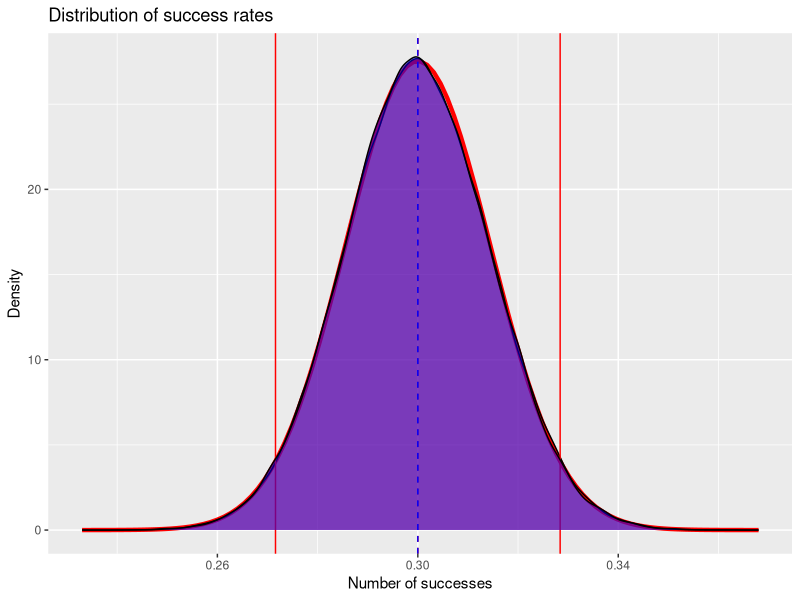
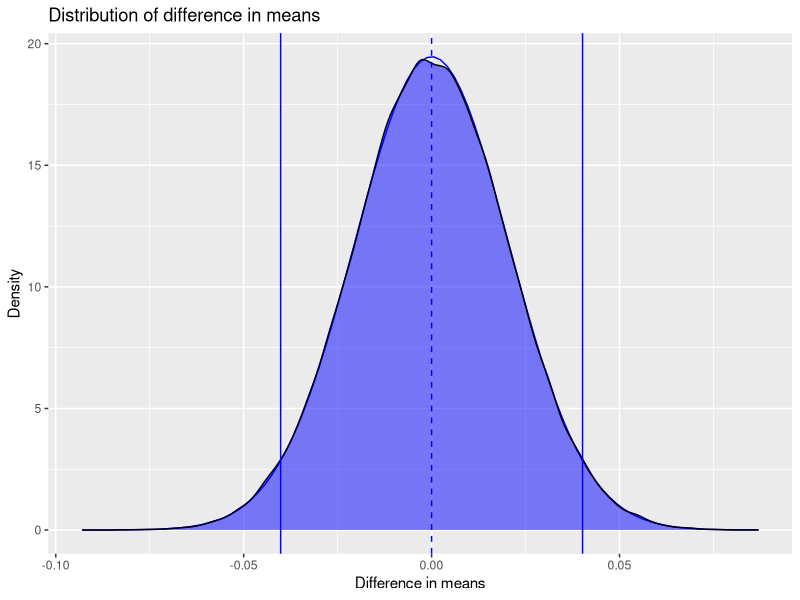
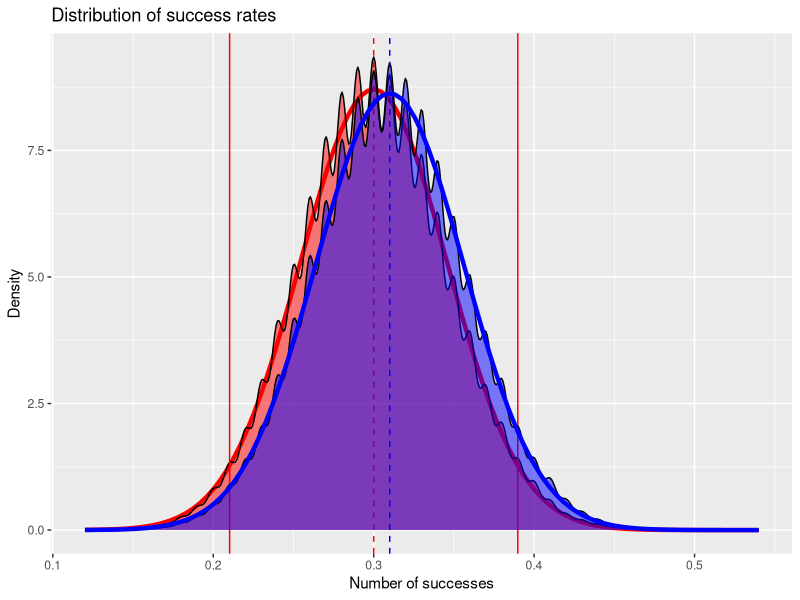
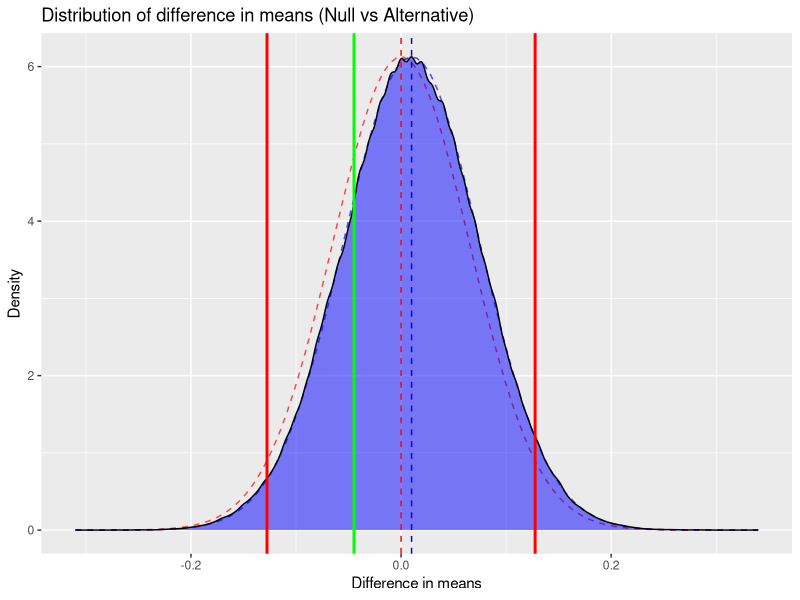
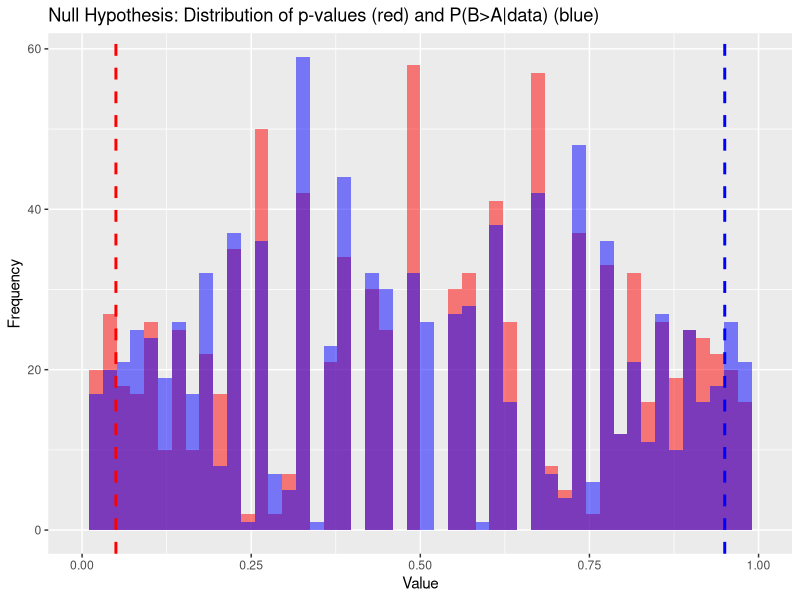
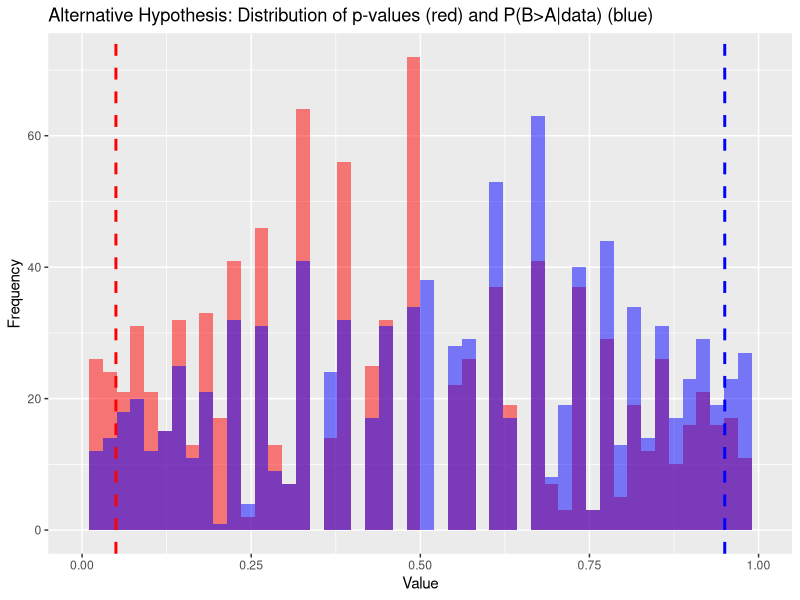
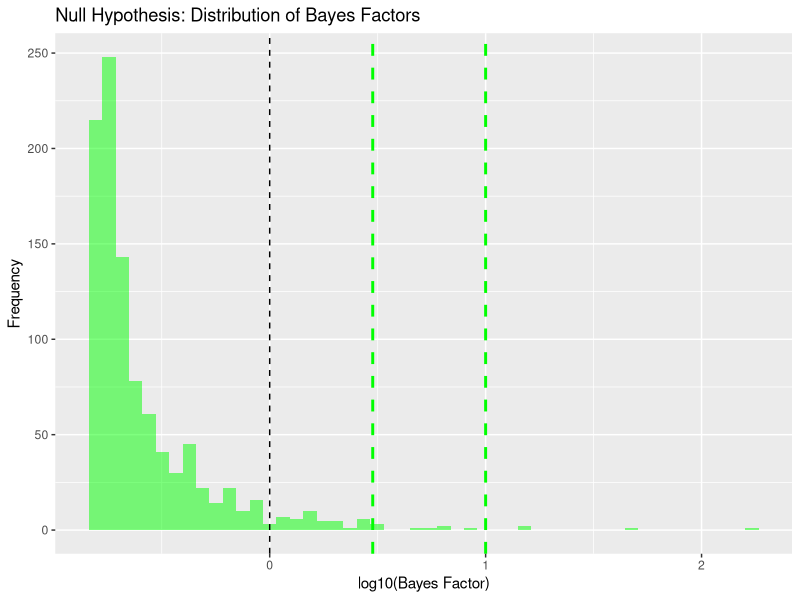
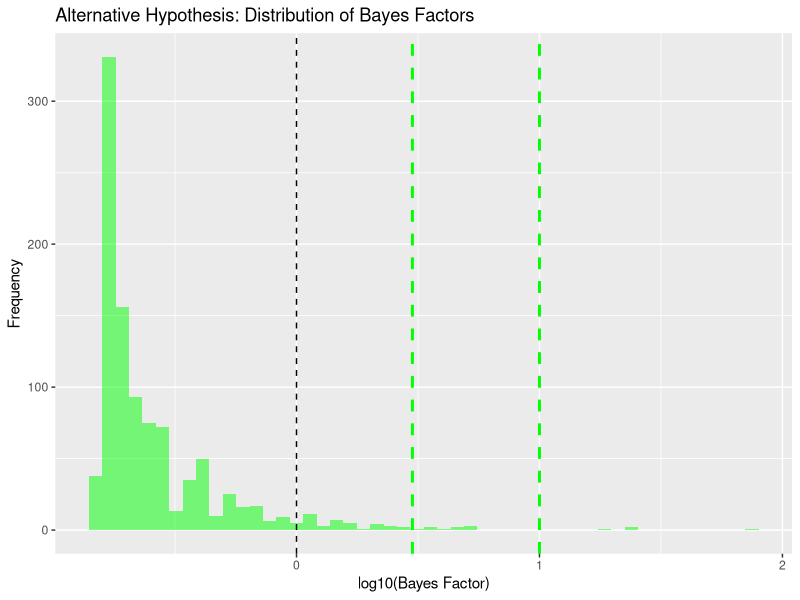

Recreate these plots in R, in order.
library(ggplot2)
library(data.table)
library(magrittr)
library(pwr)

num_simulations <- 100000
n <- 1000

###### Null hypothesis is true
a_success_rate_null <- 0.3
b_success_rate_null <- 0.3

a_standard_error_null <- sqrt(a_success_rate_null * (1 - a_success_rate_null) / n)

a_simulations_null <- rbinom(num_simulations, n, a_success_rate_null) / n
b_simulations_null <- rbinom(num_simulations, n, b_success_rate_null) / n

ggplot(data.table(a_simulations = a_simulations_null, b_simulations = b_simulations_null)) +
  geom_function(fun = function(x) dnorm(x, mean = a_success_rate_null, sd = a_standard_error_null), color = "red", size = 1.5) +
  geom_density(aes(x = a_simulations), fill = "red", alpha = 0.5) +
  geom_vline(xintercept = a_success_rate_null, color = "red", linetype = "dashed") +
  geom_vline(xintercept = a_success_rate_null + 1.96 * a_standard_error_null, color = "red") +
  geom_vline(xintercept = a_success_rate_null - 1.96 * a_standard_error_null, color = "red") +
  geom_density(aes(x = b_simulations), fill = "blue", alpha = 0.5) +
  geom_vline(xintercept = b_success_rate_null, color = "blue", linetype = "dashed") +
  labs(
    x = "Number of successes",
    y = "Density",
    title = "Distribution of success rates"
  )

# Bayesian approach: choose B if B's posterior is higher than A's
paste("Ratio when B is better than A:", round(mean(b_simulations_null > a_simulations_null), 4) * 100, "%")

paste(
    "Ratio when we choose B based on statistical significance:",
    round(mean(b_simulations_null > (a_success_rate_null + qnorm(0.975) * a_standard_error_null)), 4) * 100,
    "%"
)

### Same with difference in means

b_standard_error_null <- sqrt(b_success_rate_null * (1 - b_success_rate_null) / n)
pooled_standard_error_null <- sqrt(a_standard_error_null^2 + b_standard_error_null^2)
difference_in_means_null <- b_simulations_null - a_simulations_null

ggplot(data.table(difference_in_means = difference_in_means_null)) +
  geom_function(fun = function(x) dnorm(x, mean = 0, sd = pooled_standard_error_null), color = "blue") +
  geom_density(aes(x = difference_in_means), fill = "blue", alpha = 0.5) +
  geom_vline(xintercept = 0, color = "blue", linetype = "dashed") +
  geom_vline(xintercept = qnorm(0.025) * pooled_standard_error_null, color = "blue") +
  geom_vline(xintercept = qnorm(0.975) * pooled_standard_error_null, color = "blue") +
  labs(
    x = "Difference in means",
    y = "Density",
    title = "Distribution of difference in means"
  )


paste("Ratio when B is better than A:", round(mean(difference_in_means_null > 0), 4) * 100, "%")

paste(
    "Ratio when we choose B based on statistical significance:",
    round(mean(difference_in_means_null > qnorm(0.975) * pooled_standard_error_null), 4) * 100,
    "%"
)


###### Alternative hypothesis is true

###### Calculate sample size for a given power and effect size
a_success_rate_alternative <- 0.30
b_success_rate_alternative <- 0.31

effect_size <- b_success_rate_alternative - a_success_rate_alternative
result <- power.prop.test(p1 = a_success_rate_alternative, p2 = b_success_rate_alternative, sig.level = 0.05, power = 0.8)
n <- round(result$n)

# OVERRIDE N to see what decisions would we make with smaller samples?
n <- 100

a_standard_error_alternative <- sqrt(a_success_rate_alternative * (1 - a_success_rate_alternative) / n)
b_standard_error_alternative <- sqrt(b_success_rate_alternative * (1 - b_success_rate_alternative) / n)
pooled_standard_error_alternative <- sqrt(a_standard_error_alternative^2 + b_standard_error_alternative^2)

a_simulations_alternative <- rbinom(num_simulations, n, a_success_rate_alternative) / n
b_simulations_alternative <- rbinom(num_simulations, n, b_success_rate_alternative) / n
difference_in_means_alternative <- b_simulations_alternative - a_simulations_alternative

ggplot(data.table(a_simulations = a_simulations_alternative, b_simulations = b_simulations_alternative)) +
  # A Success Rate
  geom_function(fun = function(x) dnorm(x, mean = a_success_rate_alternative, sd = a_standard_error_alternative), color = "red", size = 1.5) +
  geom_density(aes(x = a_simulations), fill = "red", alpha = 0.5) +
  geom_vline(xintercept = a_success_rate_alternative, color = "red", linetype = "dashed") +
  geom_vline(xintercept = a_success_rate_alternative + qnorm(0.025) * a_standard_error_alternative, color = "red") +
  geom_vline(xintercept = a_success_rate_alternative + qnorm(0.975) * a_standard_error_alternative, color = "red") +
  # B Success Rate
  geom_density(aes(x = b_simulations), fill = "blue", alpha = 0.5) +
  geom_function(fun = function(x) dnorm(x, mean = b_success_rate_alternative, sd = b_standard_error_alternative), color = "blue", size = 1.5) +
  geom_vline(xintercept = b_success_rate_alternative, color = "blue", linetype = "dashed") +
  labs(
    x = "Number of successes",
    y = "Density",
    title = "Distribution of success rates"
  )

paste("Ratio when B is better than A:", round(mean(b_simulations_alternative > a_simulations_alternative), 4) * 100, "%")
paste("Ratio when B is better than A:", round(mean(difference_in_means_alternative > 0), 4) * 100, "%")

paste(
    "Ratio when we choose B based on statistical significance:",
    round(mean(difference_in_means_alternative > qnorm(0.975) * pooled_standard_error_alternative), 4) * 100,
    "%"
)

ggplot(data.table(difference_in_means = difference_in_means_alternative)) +
  geom_function(fun = function(x) dnorm(x, mean = 0, sd = pooled_standard_error_alternative),
                color = "red", linetype = "dashed", alpha = 0.7) +
  geom_function(fun = function(x) dnorm(x, mean = effect_size, sd = pooled_standard_error_alternative),
                color = "blue", linetype = "dashed", alpha = 0.7) +
  geom_density(aes(x = difference_in_means), fill = "blue", alpha = 0.5) +
  geom_vline(xintercept = 0, color = "red", linetype = "dashed") +
  geom_vline(xintercept = effect_size, color = "blue", linetype = "dashed") +
  geom_vline(xintercept = qnorm(0.025) * pooled_standard_error_alternative, color = "red", linewidth = 1) +
  geom_vline(xintercept = qnorm(0.975) * pooled_standard_error_alternative, color = "red", linewidth = 1) +
  geom_vline(xintercept = effect_size + qnorm(0.2) * pooled_standard_error_alternative, color = "green", linewidth = 1) +
  labs(
    x = "Difference in means",
    y = "Density",
    title = "Distribution of difference in means (Null vs Alternative)"
  )

## Cost of choice in Bayesian approach

# NULL

# Expected regret per user
mean(pmin(0, difference_in_means_null))
# Expected gain per user
mean(pmax(0, difference_in_means_null))

# ALTERNATIVE

# Expected regret per user
mean(pmin(0, difference_in_means_alternative))
# Expected gain per user
mean(pmax(0, difference_in_means_alternative))

# Expected regret per user as a percentage of the effect size
mean(pmin(0, difference_in_means_alternative)) / effect_size
# Expected gain per user as a percentage of the effect size
mean(pmax(0, difference_in_means_alternative)) / effect_size

# expected_regret_total <- expected_regret_per_user * remaining_users
# expected_gain_total <- expected_gain_per_user * remaining_users



###### Bayesian Decision Making: Posterior Probabilities and Bayes Factor
###### Side-by-side comparison with Frequentist approach

# Helper function to compute P(B > A | data) using Beta-Binomial posteriors
# With uninformative Beta(1,1) prior, posterior is Beta(1 + successes, 1 + failures)
compute_posterior_prob_b_greater_than_a <- function(a_successes, a_trials, b_successes, b_trials, num_samples = 10000) {
  # Uninformative Beta(1,1) prior
  alpha_prior <- 1
  beta_prior <- 1

  # Posterior parameters
  alpha_a <- alpha_prior + a_successes
  beta_a <- beta_prior + (a_trials - a_successes)
  alpha_b <- alpha_prior + b_successes
  beta_b <- beta_prior + (b_trials - b_successes)

  # Sample from posterior distributions
  posterior_a <- rbeta(num_samples, alpha_a, beta_a)
  posterior_b <- rbeta(num_samples, alpha_b, beta_b)

  # P(B > A | data)
  mean(posterior_b > posterior_a)
}

# Helper function to compute Bayes Factor for one-sided test: H1 (B > A) vs H0 (B = A)
# Using Beta-Binomial with uninformative priors
compute_bayes_factor <- function(a_successes, a_trials, b_successes, b_trials) {
  # Uninformative Beta(1,1) prior
  alpha_prior <- 1
  beta_prior <- 1

  # H0: B = A (pooled estimate)
  total_successes <- a_successes + b_successes
  total_trials <- a_trials + b_trials
  pooled_rate <- total_successes / total_trials

  # Marginal likelihood under H0 (pooled model)
  # Using Beta-Binomial: Beta(alpha + successes, beta + failures) / Beta(alpha, beta)
  log_likelihood_h0 <- lchoose(a_trials, a_successes) +
                       lchoose(b_trials, b_successes) +
                       lbeta(alpha_prior + total_successes, beta_prior + total_trials - total_successes) -
                       lbeta(alpha_prior, beta_prior)

  # H1: B > A (independent estimates)
  # Marginal likelihood under H1 (independent model)
  log_likelihood_h1 <- lchoose(a_trials, a_successes) +
                       lchoose(b_trials, b_successes) +
                       lbeta(alpha_prior + a_successes, beta_prior + a_trials - a_successes) -
                       lbeta(alpha_prior, beta_prior) +
                       lbeta(alpha_prior + b_successes, beta_prior + b_trials - b_successes) -
                       lbeta(alpha_prior, beta_prior)

  # For one-sided test, we need to account for the constraint B > A
  # Approximate using Savage-Dickey ratio or compute restricted marginal likelihood
  # Simplified approach: use ratio of marginal likelihoods with correction for one-sidedness
  # BF = P(data | H1) / P(data | H0), but for one-sided we want P(data | B > A) / P(data | B = A)

  # For computational simplicity, we'll use the ratio and note that for one-sided,
  # we'd typically need to integrate over the constrained space
  # This is an approximation that works well when the effect is clear
  bf_ratio <- exp(log_likelihood_h1 - log_likelihood_h0)

  # For one-sided test, we can also compute P(B > A | data) and use that
  # A more accurate BF for one-sided would require integration, but this gives intuition
  return(bf_ratio)
}

# Helper function for frequentist one-sided test
compute_frequentist_pvalue <- function(a_successes, a_trials, b_successes, b_trials) {
  # Two-proportion z-test (one-sided: H1: B > A)
  p_a <- a_successes / a_trials
  p_b <- b_successes / b_trials
  p_pooled <- (a_successes + b_successes) / (a_trials + b_trials)

  se_pooled <- sqrt(p_pooled * (1 - p_pooled) * (1/a_trials + 1/b_trials))
  z_stat <- (p_b - p_a) / se_pooled

  # One-sided p-value
  1 - pnorm(z_stat)
}

# Simulate decisions for multiple experiments
num_experiments <- 1000
decision_results_null <- data.table(
  experiment = 1:num_experiments,
  a_successes = rbinom(num_experiments, n, a_success_rate_null),
  b_successes = rbinom(num_experiments, n, b_success_rate_null),
  a_trials = n,
  b_trials = n
)

decision_results_alternative <- data.table(
  experiment = 1:num_experiments,
  a_successes = rbinom(num_experiments, n, a_success_rate_alternative),
  b_successes = rbinom(num_experiments, n, b_success_rate_alternative),
  a_trials = n,
  b_trials = n
)

# Compute metrics for each experiment
decision_results_null[, `:=`(
  p_value = mapply(compute_frequentist_pvalue, a_successes, a_trials, b_successes, b_trials),
  posterior_prob = mapply(compute_posterior_prob_b_greater_than_a, a_successes, a_trials, b_successes, b_trials),
  bayes_factor = mapply(compute_bayes_factor, a_successes, a_trials, b_successes, b_trials)
)]

decision_results_alternative[, `:=`(
  p_value = mapply(compute_frequentist_pvalue, a_successes, a_trials, b_successes, b_trials),
  posterior_prob = mapply(compute_posterior_prob_b_greater_than_a, a_successes, a_trials, b_successes, b_trials),
  bayes_factor = mapply(compute_bayes_factor, a_successes, a_trials, b_successes, b_trials)
)]

# Decision rules
# Frequentist: reject H0 (choose B) if p-value < 0.05
# Bayesian (Posterior Prob): choose B if P(B > A | data) > 0.95
# Bayesian (Bayes Factor): choose B if BF > 3 (moderate evidence) or > 10 (strong)

decision_results_null[, `:=`(
  frequentist_decision = p_value < 0.05,
  bayesian_postprob_decision = posterior_prob > 0.95,
  bayesian_bf_decision_moderate = bayes_factor > 3,
  bayesian_bf_decision_strong = bayes_factor > 10
)]

decision_results_alternative[, `:=`(
  frequentist_decision = p_value < 0.05,
  bayesian_postprob_decision = posterior_prob > 0.95,
  bayesian_bf_decision_moderate = bayes_factor > 3,
  bayesian_bf_decision_strong = bayes_factor > 10
)]

# Summary statistics: Decision rates
cat("\n=== NULL HYPOTHESIS TRUE (B = A) ===\n")
cat("Frequentist (p < 0.05):", round(mean(decision_results_null$frequentist_decision) * 100, 2), "%\n")
cat("Bayesian Posterior Prob (P(B>A) > 0.95):", round(mean(decision_results_null$bayesian_postprob_decision) * 100, 2), "%\n")
cat("Bayesian BF (BF > 3):", round(mean(decision_results_null$bayesian_bf_decision_moderate) * 100, 2), "%\n")
cat("Bayesian BF (BF > 10):", round(mean(decision_results_null$bayesian_bf_decision_strong) * 100, 2), "%\n")

cat("\n=== ALTERNATIVE HYPOTHESIS TRUE (B > A) ===\n")
cat("Frequentist (p < 0.05):", round(mean(decision_results_alternative$frequentist_decision) * 100, 2), "%\n")
cat("Bayesian Posterior Prob (P(B>A) > 0.95):", round(mean(decision_results_alternative$bayesian_postprob_decision) * 100, 2), "%\n")
cat("Bayesian BF (BF > 3):", round(mean(decision_results_alternative$bayesian_bf_decision_moderate) * 100, 2), "%\n")
cat("Bayesian BF (BF > 10):", round(mean(decision_results_alternative$bayesian_bf_decision_strong) * 100, 2), "%\n")

# Visualization: Distribution of metrics
# Null hypothesis
ggplot(decision_results_null) +
  geom_histogram(aes(x = p_value), bins = 50, fill = "red", alpha = 0.5, position = "identity") +
  geom_histogram(aes(x = posterior_prob), bins = 50, fill = "blue", alpha = 0.5, position = "identity") +
  geom_vline(xintercept = 0.05, color = "red", linetype = "dashed", linewidth = 1) +
  geom_vline(xintercept = 0.95, color = "blue", linetype = "dashed", linewidth = 1) +
  labs(
    x = "Value",
    y = "Frequency",
    title = "Null Hypothesis: Distribution of p-values (red) and P(B>A|data) (blue)"
  ) +
  scale_x_continuous(limits = c(0, 1))

# Alternative hypothesis
ggplot(decision_results_alternative) +
  geom_histogram(aes(x = p_value), bins = 50, fill = "red", alpha = 0.5, position = "identity") +
  geom_histogram(aes(x = posterior_prob), bins = 50, fill = "blue", alpha = 0.5, position = "identity") +
  geom_vline(xintercept = 0.05, color = "red", linetype = "dashed", linewidth = 1) +
  geom_vline(xintercept = 0.95, color = "blue", linetype = "dashed", linewidth = 1) +
  labs(
    x = "Value",
    y = "Frequency",
    title = "Alternative Hypothesis: Distribution of p-values (red) and P(B>A|data) (blue)"
  ) +
  scale_x_continuous(limits = c(0, 1))

# Bayes Factor distribution (log scale for better visualization)
ggplot(decision_results_null) +
  geom_histogram(aes(x = log10(bayes_factor)), bins = 50, fill = "green", alpha = 0.5) +
  geom_vline(xintercept = log10(3), color = "green", linetype = "dashed", linewidth = 1) +
  geom_vline(xintercept = log10(10), color = "green", linetype = "dashed", linewidth = 1) +
  geom_vline(xintercept = 0, color = "black", linetype = "dashed") +
  labs(
    x = "log10(Bayes Factor)",
    y = "Frequency",
    title = "Null Hypothesis: Distribution of Bayes Factors"
  )

ggplot(decision_results_alternative) +
  geom_histogram(aes(x = log10(bayes_factor)), bins = 50, fill = "green", alpha = 0.5) +
  geom_vline(xintercept = log10(3), color = "green", linetype = "dashed", linewidth = 1) +
  geom_vline(xintercept = log10(10), color = "green", linetype = "dashed", linewidth = 1) +
  geom_vline(xintercept = 0, color = "black", linetype = "dashed") +
  labs(
    x = "log10(Bayes Factor)",
    y = "Frequency",
    title = "Alternative Hypothesis: Distribution of Bayes Factors"
  )

# Side-by-side comparison: Agreement between methods
cat("\n=== AGREEMENT BETWEEN METHODS (NULL HYPOTHESIS) ===\n")
cat("Frequentist & Posterior Prob agree:",
    round(mean(decision_results_null$frequentist_decision == decision_results_null$bayesian_postprob_decision) * 100, 2), "%\n")
cat("Frequentist & BF (moderate) agree:",
    round(mean(decision_results_null$frequentist_decision == decision_results_null$bayesian_bf_decision_moderate) * 100, 2), "%\n")
cat("Posterior Prob & BF (moderate) agree:",
    round(mean(decision_results_null$bayesian_postprob_decision == decision_results_null$bayesian_bf_decision_moderate) * 100, 2), "%\n")

cat("\n=== AGREEMENT BETWEEN METHODS (ALTERNATIVE HYPOTHESIS) ===\n")
cat("Frequentist & Posterior Prob agree:",
    round(mean(decision_results_alternative$frequentist_decision == decision_results_alternative$bayesian_postprob_decision) * 100, 2), "%\n")
cat("Frequentist & BF (moderate) agree:",
    round(mean(decision_results_alternative$frequentist_decision == decision_results_alternative$bayesian_bf_decision_moderate) * 100, 2), "%\n")
cat("Posterior Prob & BF (moderate) agree:",
    round(mean(decision_results_alternative$bayesian_postprob_decision == decision_results_alternative$bayesian_bf_decision_moderate) * 100, 2), "%\n")

# Example: Single experiment analysis
example_experiment_null <- decision_results_null[1]
example_experiment_alt <- decision_results_alternative[which.max(decision_results_alternative$posterior_prob)[1]]

cat("\n=== EXAMPLE EXPERIMENT (NULL HYPOTHESIS) ===\n")
cat("A successes:", example_experiment_null$a_successes, "out of", example_experiment_null$a_trials, "\n")
cat("B successes:", example_experiment_null$b_successes, "out of", example_experiment_null$b_trials, "\n")
cat("Frequentist p-value:", round(example_experiment_null$p_value, 4), "-> Decision:", ifelse(example_experiment_null$frequentist_decision, "Choose B", "Choose A"), "\n")
cat("Posterior P(B > A | data):", round(example_experiment_null$posterior_prob, 4), "-> Decision:", ifelse(example_experiment_null$bayesian_postprob_decision, "Choose B", "Choose A"), "\n")
cat("Bayes Factor:", round(example_experiment_null$bayes_factor, 2), "-> Decision (BF>3):", ifelse(example_experiment_null$bayesian_bf_decision_moderate, "Choose B", "Choose A"), "\n")

cat("\n=== EXAMPLE EXPERIMENT (ALTERNATIVE HYPOTHESIS) ===\n")
cat("A successes:", example_experiment_alt$a_successes, "out of", example_experiment_alt$a_trials, "\n")
cat("B successes:", example_experiment_alt$b_successes, "out of", example_experiment_alt$b_trials, "\n")
cat("Frequentist p-value:", round(example_experiment_alt$p_value, 4), "-> Decision:", ifelse(example_experiment_alt$frequentist_decision, "Choose B", "Choose A"), "\n")
cat("Posterior P(B > A | data):", round(example_experiment_alt$posterior_prob, 4), "-> Decision:", ifelse(example_experiment_alt$bayesian_postprob_decision, "Choose B", "Choose A"), "\n")
cat("Bayes Factor:", round(example_experiment_alt$bayes_factor, 2), "-> Decision (BF>3):", ifelse(example_experiment_alt$bayesian_bf_decision_moderate, "Choose B", "Choose A"), "\n")
